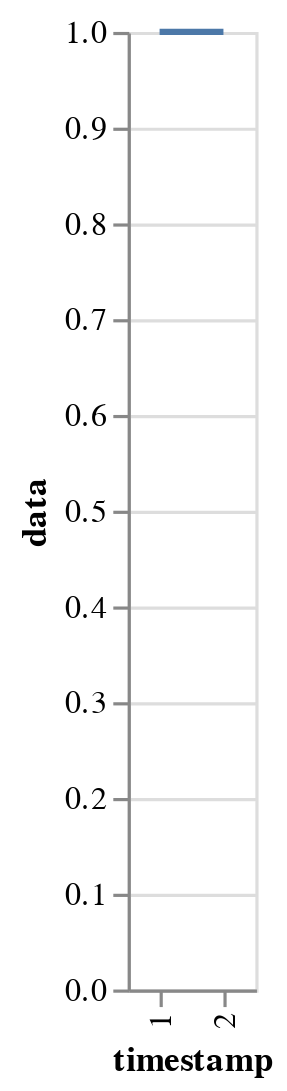

The cell this chart's notebook holds for it:
### Code cell
from importlib import import_module

mod = import_module("test")
mod.notebook_runner()
# met = getattr(mod, m)

# met()

### Figure 1 — Vega-Lite specification as saved in the notebook (floating-point values rounded to 4 significant figures)
{"config": {"view": {"continuousWidth": 400, "continuousHeight": 300}}, "data": {"name": "data-be1cf4d7829cad4e815ee23256893c44"}, "mark": "line", "encoding": {"x": {"field": "timestamp", "type": "ordinal"}, "y": {"field": "data", "type": "quantitative"}}, "$schema": "https://vega.github.io/schema/vega-lite/v4.17.0.json", "datasets": {"data-be1cf4d7829cad4e815ee23256893c44": [{"timestamp": 1, "data": 1}, {"timestamp": 2, "data": 1}]}}
